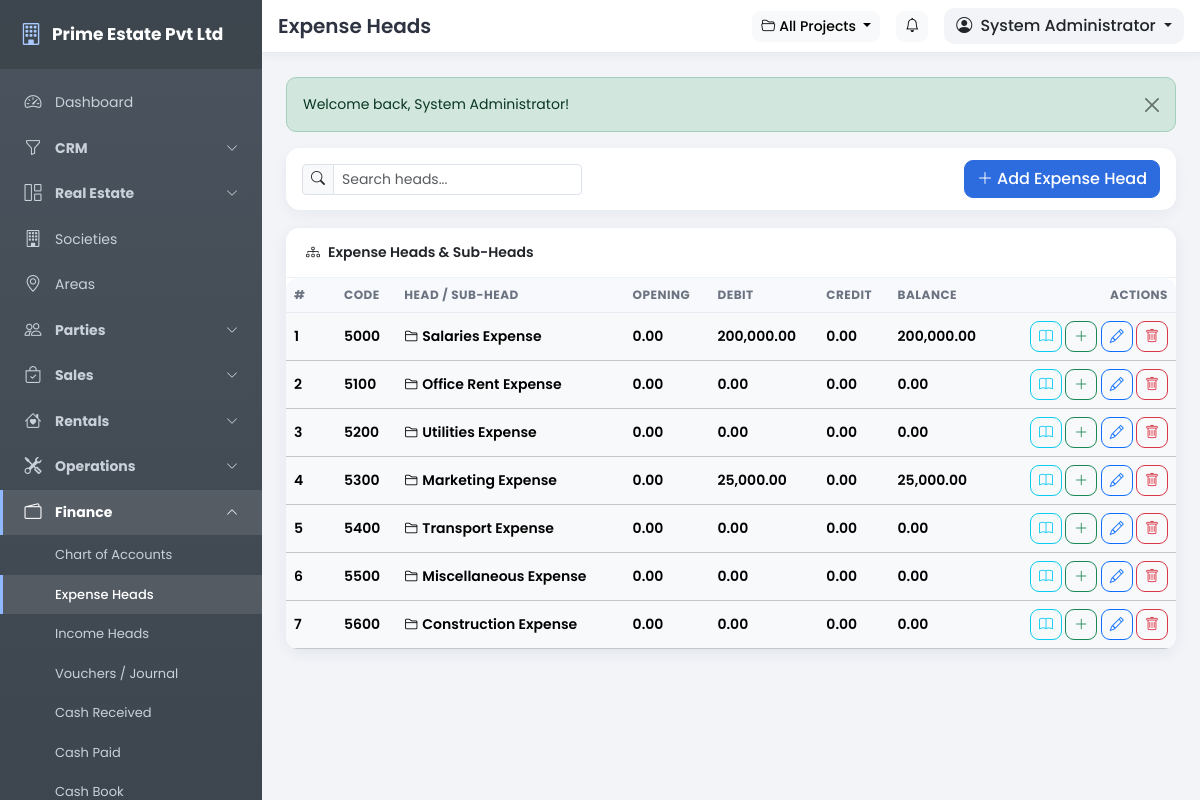
/pages/expense_heads.php (signed in), run on an earlier commit of the app's database.
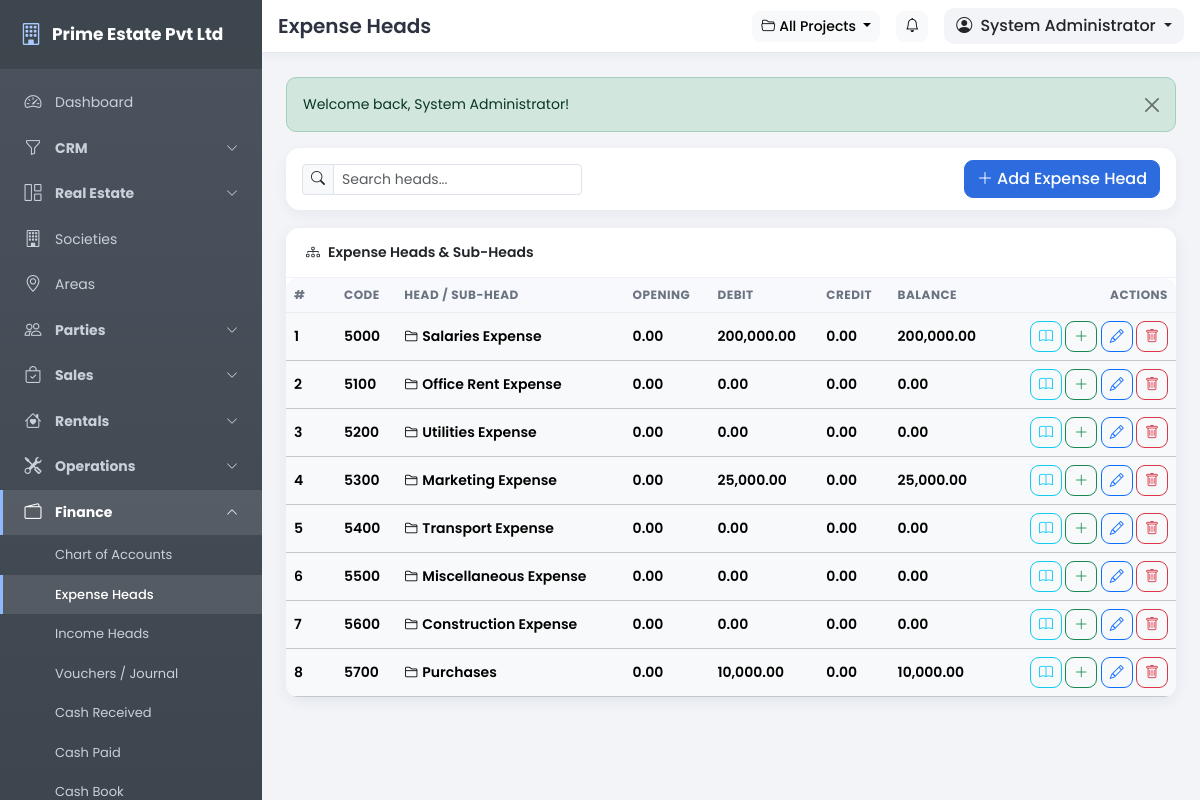
And on a later commit of the database.
### tables this page shows
CREATE TABLE IF NOT EXISTS users (
  id INT UNSIGNED NOT NULL AUTO_INCREMENT,
  role_id INT UNSIGNED NOT NULL,
  branch_id INT UNSIGNED DEFAULT NULL,
  username VARCHAR(80) NOT NULL,
  password VARCHAR(255) NOT NULL,
  full_name VARCHAR(150) NOT NULL,
  email VARCHAR(120) DEFAULT NULL,
  phone VARCHAR(40) DEFAULT NULL,
  photo VARCHAR(255) DEFAULT NULL,
  status TINYINT(1) NOT NULL DEFAULT 1,
  last_login DATETIME DEFAULT NULL,
  remember_token VARCHAR(64) DEFAULT NULL,
  created_date DATE NOT NULL,
  created_time TIME NOT NULL,
  updated_date DATE NOT NULL,
  updated_time TIME NOT NULL,
  PRIMARY KEY (id),
  UNIQUE KEY uq_users_username (username),
  KEY idx_users_role (role_id),
  CONSTRAINT fk_users_role FOREIGN KEY (role_id) REFERENCES roles (id) ON DELETE CASCADE
);

CREATE TABLE IF NOT EXISTS chart_of_accounts (
  id INT UNSIGNED NOT NULL AUTO_INCREMENT,
  code VARCHAR(30) NOT NULL,
  name VARCHAR(180) NOT NULL,
  account_type ENUM('asset','liability','equity','income','expense') NOT NULL,
  parent_id INT UNSIGNED DEFAULT NULL,
  opening_balance DECIMAL(14,2) NOT NULL DEFAULT 0.00,
  created_date DATE NOT NULL,
  created_time TIME NOT NULL,
  updated_date DATE NOT NULL,
  updated_time TIME NOT NULL,
  PRIMARY KEY (id),
  UNIQUE KEY uq_coa_code (code),
  CONSTRAINT fk_coa_parent FOREIGN KEY (parent_id) REFERENCES chart_of_accounts (id) ON DELETE SET NULL
);

### includes/functions.php (called while the page is built, shortened)
<?php
require_once __DIR__ . '/database.php';
function db_prepare($sql, $params = []) {
    global $mysqli;
    $stmt = $mysqli->prepare($sql);
    if ($params) {
        $types = '';
        foreach ($params as $p) {
            $types .= is_int($p) ? 'i' : (is_double($p) ? 'd' : 's');
        }
        $stmt->bind_param($types, ...$params);
    }
    $stmt->execute();
    return $stmt;
}
function db_all($sql, $params = []) {
    $stmt = db_prepare($sql, $params);
    $res = $stmt->get_result();
    return $res ? $res->fetch_all(MYSQLI_ASSOC) : [];
}
function db_get($sql, $params = []) {
    $stmt = db_prepare($sql, $params);
    $res = $stmt->get_result();
    return $res ? $res->fetch_assoc() : null;
}
function h($s) {
    return htmlspecialchars((string)$s, ENT_QUOTES, 'UTF-8');
}
function e($s) {
    return htmlspecialchars((string)$s, ENT_QUOTES, 'UTF-8');
}
function has_permission($slug) {
    global $user;
    if (!empty($user['is_super_admin'])) {
        return true;
    }
    return in_array($slug, $user['perms'], true);
}
function fmt_money($n) {
    return number_format((float)$n, 2);
}

### includes/auth.php (called while the page is built, shortened)
<?php
require_once __DIR__ . '/functions.php';
if (is_logged_in()) {
    $user = db_get("SELECT u.*, r.name AS role_name, r.is_super_admin
                    FROM users u
                    JOIN roles r ON r.id = u.role_id
                    WHERE u.id = ?", [$_SESSION['user_id']]);
    if ($user) {
        $user['perms'] = [];
        $rows = db_all("SELECT p.slug FROM role_permissions rp
                        JOIN permissions p ON p.id = rp.permission_id
                        WHERE rp.role_id = ?", [$user['role_id']]);
        foreach ($rows as $r) {
            $user['perms'][] = $r['slug'];
        }
    }
}

### pages/expense_heads.php (the view, shortened to what the rows shown need)
<?php
require_once '../includes/auth.php';
$canEdit = has_permission('accounting.manage');
$accType = 'expense';
function next_sub_code($parent_id, $parent_code) {
    $row = db_get("SELECT COUNT(*) c FROM chart_of_accounts WHERE parent_id = ?", [$parent_id]);
    return $parent_code . '-' . str_pad((int)$row['c'] + 1, 2, '0', STR_PAD_LEFT);
}
$heads = db_all("SELECT a.*,
    (SELECT COALESCE(SUM(vi.debit),0) FROM voucher_items vi JOIN vouchers v ON v.id = vi.voucher_id
        WHERE vi.account_id IN (SELECT id FROM chart_of_accounts WHERE id = a.id OR parent_id = a.id) AND v.status = 'posted') AS total_debit,
    (SELECT COALESCE(SUM(vi.credit),0) FROM voucher_items vi JOIN vouchers v ON v.id = vi.voucher_id
        WHERE vi.account_id IN (SELECT id FROM chart_of_accounts WHERE id = a.id OR parent_id = a.id) AND v.status = 'posted') AS total_credit
    FROM chart_of_accounts a
    WHERE a.account_type = ? AND a.parent_id IS NULL
    ORDER BY a.code", [$accType]);
$defaultSubCodes = [];
foreach ($heads as $h) {
    $defaultSubCodes[$h['id']] = next_sub_code($h['id'], $h['code']);
}
include '../includes/header.php';
?>
<div class="card">
    <div class="card-body p-0">
        <div class="table-responsive">
            <table class="table table-hover mb-0" id="dataTable">
                <thead><tr><th style="width:50px">#</th><th>Code</th><th>Head / Sub-Head</th><th>Opening</th><th>Debit</th><th>Credit</th><th>Balance</th><th class="text-end">Actions</th></tr></thead>
                <tbody>
                <?php $n = 1; ?>
                <?php foreach ($heads as $h): ?>
                    <?php $bal = (float)$h['opening_balance'] + (float)$h['total_debit'] - (float)$h['total_credit']; ?>
                    <tr class="table-light fw-semibold">
                        <td><?= $n++ ?></td>
                        <td><?= e($h['code']) ?></td>
                        <td><i class="bi bi-folder2 me-1"></i><?= e($h['name']) ?></td>
                        <td><?= fmt_money($h['opening_balance']) ?></td>
                        <td><?= fmt_money($h['total_debit']) ?></td>
                        <td><?= fmt_money($h['total_credit']) ?></td>
                        <td><span class="<?= $bal < 0 ? 'text-danger' : '' ?>"><?= fmt_money($bal) ?></span></td>
                        <td class="text-end text-nowrap">
                            <a class="btn btn-sm btn-outline-info" href="ledger.php?account_id=<?= $h['id'] ?>&include_children=1" title="Ledger"><i class="bi bi-book"></i></a>
                            <?php if ($canEdit): ?>
                            <button class="btn btn-sm btn-outline-success" data-bs-toggle="modal" data-bs-target="#subModal" data-parent="<?= $h['id'] ?>" data-code="<?= e($defaultSubCodes[$h['id']]) ?>" title="Add Sub-Head"><i class="bi bi-plus-lg"></i></button>
                            <button class="btn btn-sm btn-outline-primary" data-bs-toggle="modal" data-bs-target="#headModal" data-edit='<?= h(json_encode(['id' => $h['id'], 'code' => $h['code'], 'name' => $h['name'], 'opening_balance' => $h['opening_balance']])) ?>'><i class="bi bi-pencil"></i></button>
                            <form method="post" class="d-inline" data-confirm="Delete this expense head?">
                                <button class="btn btn-sm btn-outline-danger"><i class="bi bi-trash"></i></button>
                            </form>
                            <?php endif; ?>
                        </td>
                    </tr>
                <?php endforeach; ?>
                </tbody>
            </table>
        </div>
    </div>
</div>
<?php include '../includes/footer.php'; ?>

### includes/header.php (shortened to what the rows shown need)
<!DOCTYPE html>
<html lang="en">
<head>
<link href="https://cdn.jsdelivr.net/npm/bootstrap@5.3.3/dist/css/bootstrap.min.css" rel="stylesheet">
<link href="https://cdn.jsdelivr.net/npm/bootstrap-icons@1.11.3/font/bootstrap-icons.min.css" rel="stylesheet">
<link href="<?= BASE_URL ?>/assets/css/style.css" rel="stylesheet">
</head>
<body>
<div class="main-area">
    <header class="topbar">
        <div class="d-flex align-items-center gap-3 px-3 py-2">
            <div class="ms-auto d-flex align-items-center gap-3">
                <div class="dropdown user-drop">
                    <button class="btn dropdown-toggle" type="button" data-bs-toggle="dropdown" aria-expanded="false">
                        <i class="bi bi-person-circle me-1"></i>
                        <?= e($user['full_name'] ?? 'User') ?>
                    </button>
                </div>
            </div>
        </div>
    </header>
    <div class="page-content">

What changed in the data, as far as the page shows it:
now on this page (row edited): chart_of_accounts: code "5700", name "Purchases", opening_balance "0.00", total_debit "10,000.00", total_credit "0.00", bal "10,000.00"
